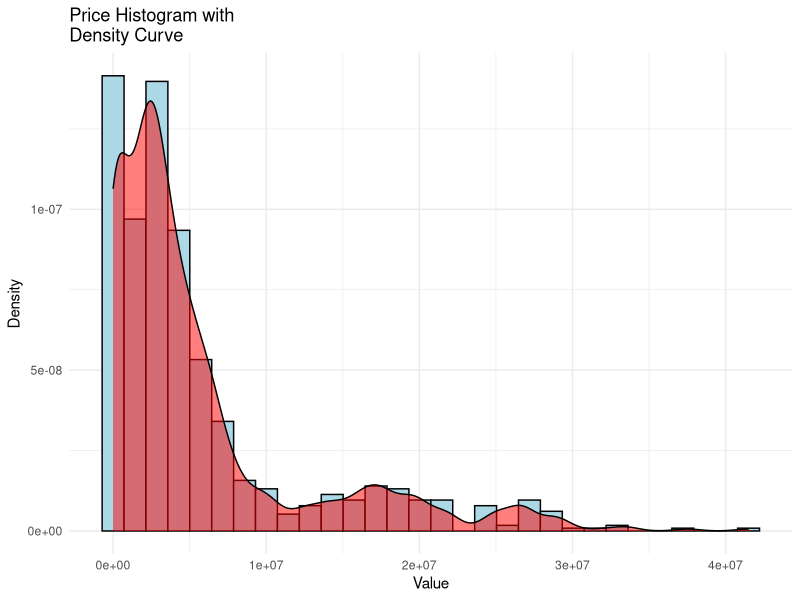

Reproduce this figure in R. (Note: this script raises an error after producing the figure.)
## ---- chunk 1
library(readxl)
library(stringr)
library(dplyr)
library(ggplot2)

# 1. Baca data Excel
data.hp <- read_excel("Data Handpone.xlsx")
str(data.hp)
## ---- chunk 2
head(data.hp)
## ---- chunk 3
str(data.hp)
harga.hp <- data.hp$harga # Diubah dari $hargahp ke $harga
length(harga.hp)
head(harga.hp)
library(stringr)
#remove dot
h1 <- str_remove_all(harga.hp,"[.]")
#ekstrak angka
h2 <- str_extract(h1,"[0-9]+")
#dibuat format numerik
h3 <- as.numeric(h2) #sudah ok
head(h3)
## ---- chunk 4
##ekstraksi peubah
#ekstraksi nama merek HP
nama.hp <- data.hp$nama_produk # Diubah dari $namahp ke $nama_produk
head(nama.hp)
#identifikasi list nama HP
list.hp1 <- str_extract(nama.hp, '[A-Za-z]+')
hp2 <- as.factor(list.hp1)
summary(hp2)
list.hp2 <- str_extract(nama.hp, '\\b(?!SMARTPHONE\\b)\\w+\\b')
hp3 <- as.factor(list.hp2)
summary(hp3)
list.hp3 <- str_extract(nama.hp, '\\b(?!SMARTPHONE\\b|[Hh][Pp]\\b)\\w+\\b')
hp4 <- as.factor(list.hp3)
summary(hp4)
## ---- chunk 5
##visualisasi
library(ggplot2)
ggplot(data = data.frame(x = h3),
aes(x = x)) +
 geom_histogram(aes(y = ..density..),
fill = "lightblue", color = "black") +
 geom_density(alpha = 0.5, fill =
"red") +
 labs(title = "Price Histogram with
Density Curve", x = "Value", y =
"Density") +
 theme_minimal()
## ---- chunk 6
##visualisasi nama
library(ggplot2)
library(dplyr)
# Categorical data
dt.nama <- data.frame(
 Category = merk_hp)
# Summarize the data
summarized_data <- dt.nama %>%
 group_by(Category) %>%
 summarise(Value = n())
# Create a beautiful bar chart using ggplot2
ggplot(summarized_data, aes(x = Value, y = Category, fill = Category)) +
 geom_bar(stat = "identity", color = "black") + # Bar chart with border
 scale_fill_brewer(palette = "Set3") + # Color palette from RColorBrewer
 theme_minimal() + # Minimal theme for a clean look
 labs(title = "Horizontal Bar Chart of Category Counts", x = "Count", y = "Category") +
 theme(
 plot.title = element_text(hjust = 0.5, size = 16, face = "bold"),
 axis.title.x = element_text(size = 14, face = "bold"),
 axis.title.y = element_text(size = 14, face = "bold"),
 axis.text.x = element_text(size = 12),
 axis.text.y = element_text(size = 5),
 legend.position = "none" # Hide legend if not needed
 )
